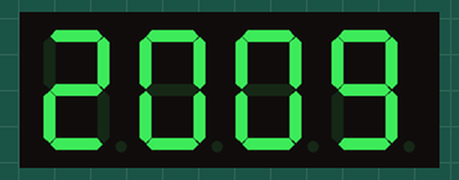
Recording of a sketch running on a simulated Arduino Uno, built with avr-gcc and run on an emulated ATmega328P. On the bench: 4-digit seven-segment display.

Above: at 0.1 s.
At 2.1 s:
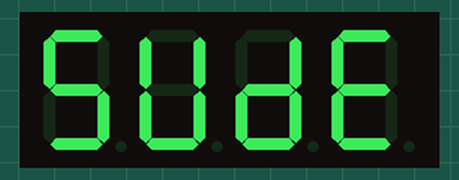
At 9.2 s:
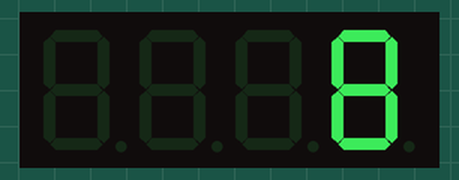
At 16.4 s:
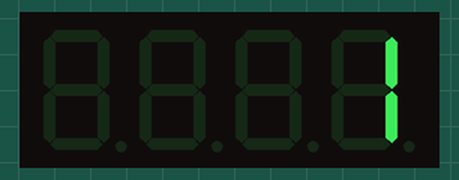
At 27.4 s:
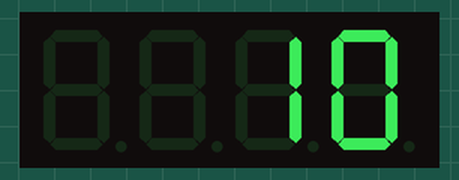
At 37.7 s:
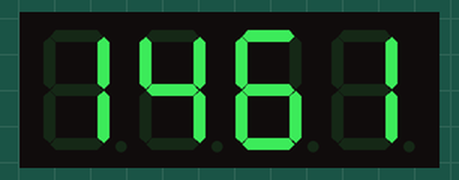

Measured:
- what the display in image 1 shows lasts 5.0 s, from 2.1 s to 7.1 s
- what the display in image 2 shows lasts 1.1 s, from 9.1 s to 10.2 s

The sketch:

DisplayNum.ino
```cpp
#include "TM1637.h"

// Pins definitions for TM1637 and can be changed to other ports
const int CLK = 6;
const int DIO = 7;
TM1637 tm1637(CLK, DIO);
void setup() {
    tm1637.init();
    tm1637.set(BRIGHT_TYPICAL);//BRIGHT_TYPICAL = 2,BRIGHT_DARKEST = 0,BRIGHTEST = 7;

    float num = 2009;

    // Without specifying decimal pointt it displays int
    tm1637.displayNum(num);    // -123
    delay(2000);
}

void loop() {
    tm1637.displayStr("SUDENAZ GUNES");
    delay(5000);
    for (int i=10;i>0;i=i-1) {
        tm1637.displayNum(i);
        delay(1000);
    }
    tm1637.displayStr("1461");
    delay(5000);
}
```
